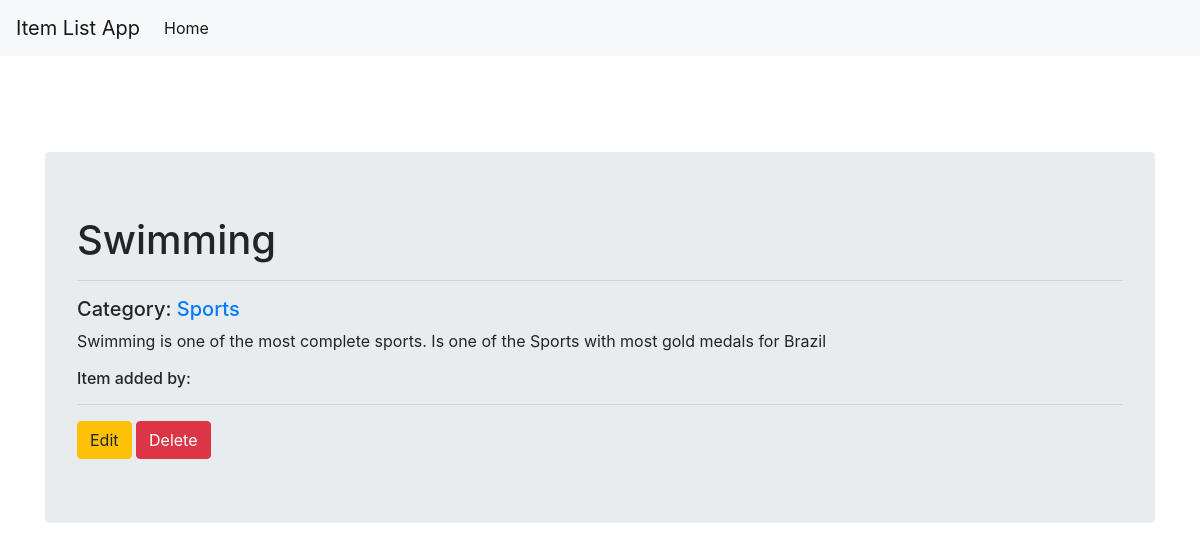
The page /category/2/item/5 on the database its author committed.
### models.py (models this page shows)
class Item(Base):
    __tablename__ = 'item'
    id = Column(Integer,primary_key = True)
    item_name = Column(String(32), nullable = False)
    item_description = Column(String(300))
    category_id = Column(Integer, ForeignKey('category.id'))
    category = relationship('Category')
    user_id = Column(Integer, ForeignKey('user.id'))
    user = relationship('User')

class Category(Base):
    __tablename__ = 'category'
    id = Column(Integer, primary_key = True)
    category_name = Column(String(32),nullable = False)

### views.py (the view)
@app.route('/category/<int:category_id>/item/<int:item_id>')
def render_item_page(category_id,item_id):
    session = Session()
    category = session.query(Category).filter_by(id = category_id).first()
    item = session.query(Item).filter_by(id = item_id).one()
    return render_template('item_page.html', category = category, item= item)

### templates/item_page.html (shortened to what this page needs)
{% include "./extended/header.html" %}
<br>
<div class="container">
    <div class="jumbotron">
        <h1>{{item.item_name}}</h1>
        <hr>
        <h5><span>Category:  </span><a href= {{url_for('render_category_page', category_id = category.id)}}>{{item.category.category_name}}</a></h5>
        <p>{{item.item_description}}</p>
        <h6>Item added by: </h6>
        <hr>
            <a href="/" role='button' class="btn btn-secondary btn-warning">  Edit</a>
            <a href="/" role="button" class="btn btn-secondary btn-danger">  Delete</a>
    </div>
</div>
{% include "./extended/footer.html" %}

### rows shown on the page
Item: item_name "Swimming", item_description "Swimming is one of the most complete sports. Is one of the Sports with most gold medals for Brazil"
Category: category.category_name "Sports"
